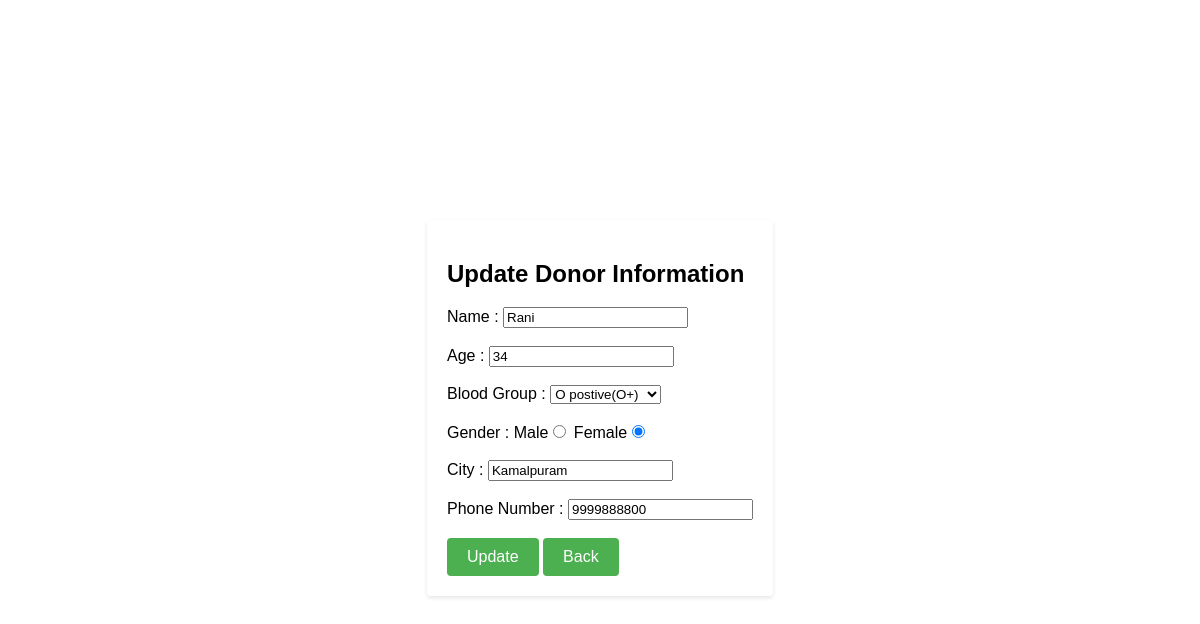
Page /update/9/ on the committed database.
### details/models.py (models this page shows)
class DonorModel(models.Model):
    name = models.CharField(max_length=50)
    age = models.IntegerField()
    bg = models.CharField(max_length=5)
    gender = models.CharField(max_length=10)
    city = models.CharField(max_length=30)
    phno = models.CharField(max_length=50)

### details/views.py (the view, shortened to what this page needs)
# urls.py: path('update/<int:id>/', views.update_donor, name='update_donor'),
def update_donor(request, id):
    donor = DonorModel.objects.get(id=id)
    return render(request, 'update.html', {'donor': donor})

### details/templates/update.html (shortened to what this page needs)
<!DOCTYPE html>
<html>
<head>
</head>
<body>
    <div class="form-container">
        <h2>Update Donor Information</h2>
        <form method="POST">
            Name : <input type="text" name="name" value="{{ donor.name }}"><br><br>
            Age : <input type="number" name="age" value="{{ donor.age }}"><br><br>
            Blood Group : <select name="bg">
                <option value="O+" {% if donor.bg == 'O+' %}selected{% endif %}>O postive(O+)</option>
            </select><br><br>
            Gender : Male<input type="radio" value="Male" {% if donor.gender == 'Male' %}checked{% endif %} name="gender"> Female<input type="radio" value="Female" {% if donor.gender == 'Female' %}checked{% endif %} name="gender"><br><br>
            City : <input type="text" name="city" value="{{ donor.city }}"><br><br>
            Phone Number : <input type="text" name="phno" value="{{ donor.phno }}"><br><br>
            <input type="submit" class="button" value="Update">
            <a href="/" class="button">Back</a>
        </form>
    </div>
</body>
</html>

### details/templates/update.html (style rules this page uses)
body { background-image: url('https://scitechdaily.com/images/Blood-Cells-Flowing-777x699.jpg'); font-family: Arial, sans-serif; display: flex; justify-content: center; align-items: center; height: 100vh; }
.form-container { background-color: white; padding: 20px; border-radius: 4px; box-shadow: 0 2px 4px rgba(0, 0, 0, 0.1); }
.button { display: inline-block; padding: 10px 20px; font-size: 16px; text-align: center; text-decoration: none; background-color: #4CAF50; color: white; border: none; border-radius: 4px; cursor: pointer; transition: background-color 0.3s ease; }

### rows in the picture
DonorModel: name "Rani", age "34", bg "O postive(O+)", gender "☑", city "Kamalpuram", phno "9999888800"
